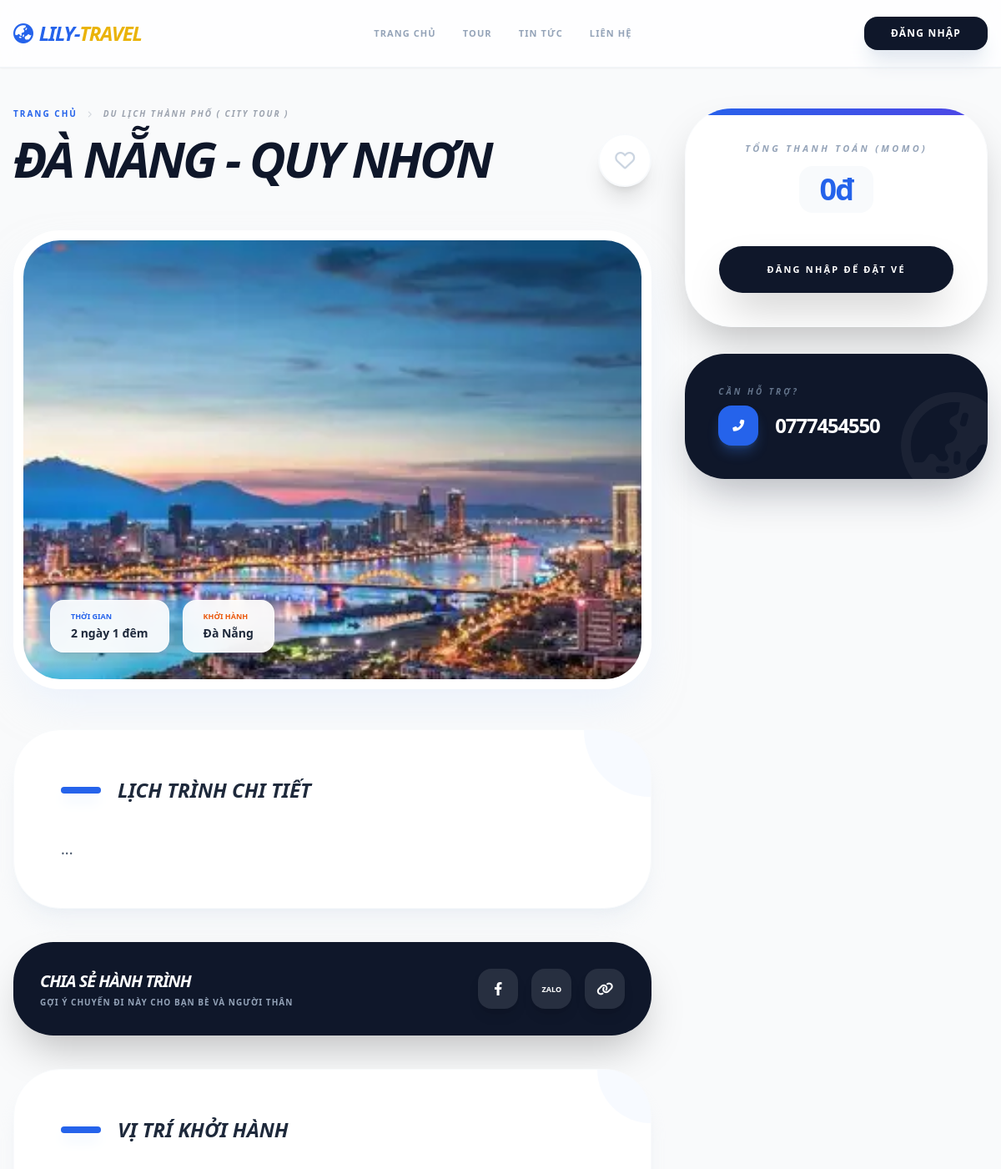
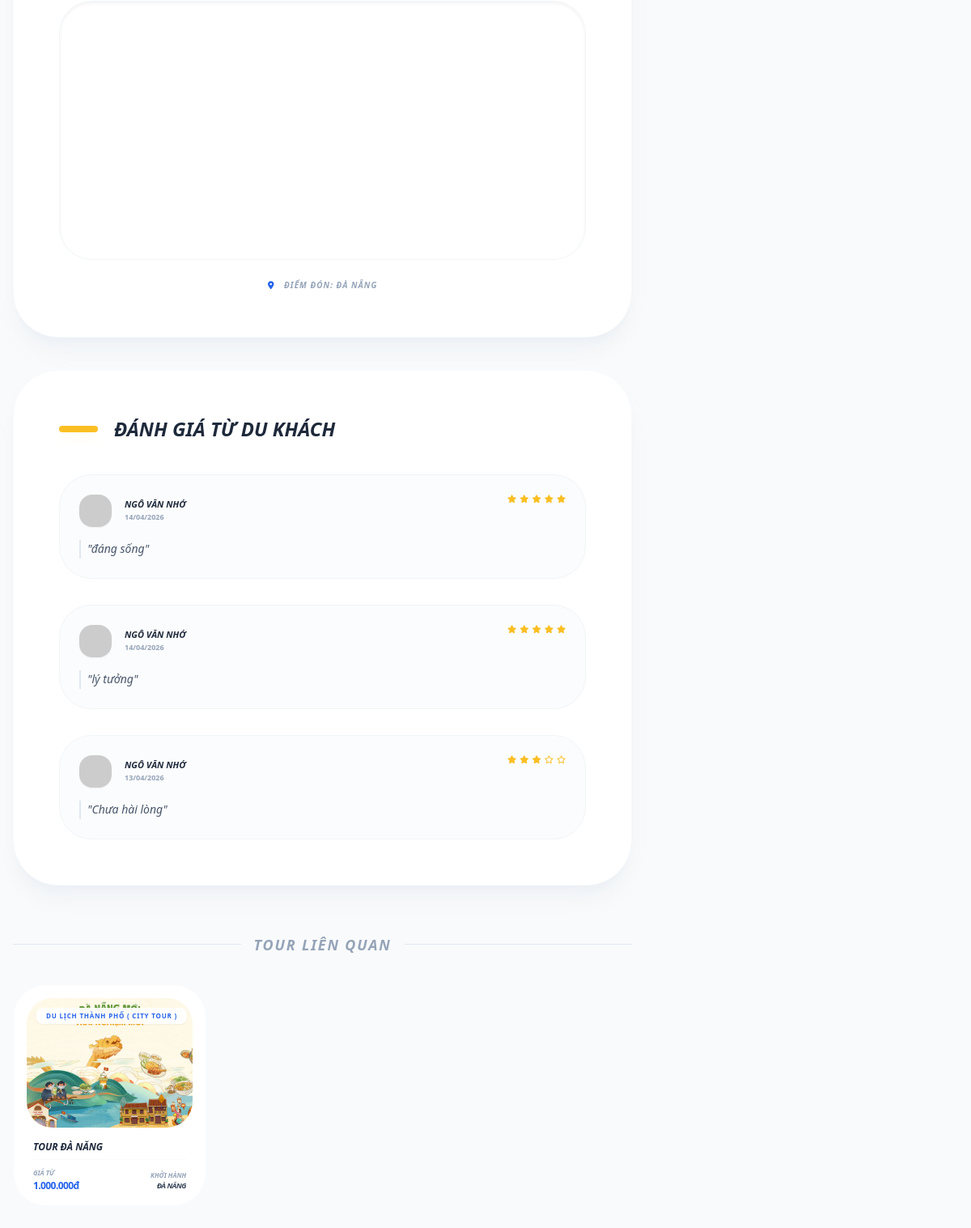
Screenshot of /tour-detail.php?id=8 with the database file from the repository (2 pictures, top to bottom).
### tables this page shows
CREATE TABLE `tours` (
  `id` int(11) NOT NULL,
  `category_id` int(11) DEFAULT NULL,
  `title` varchar(255) NOT NULL,
  `slug` varchar(255) NOT NULL,
  `description` text DEFAULT NULL,
  `content` longtext DEFAULT NULL,
  `image` varchar(255) DEFAULT NULL,
  `price_base` decimal(15,2) NOT NULL,
  `price_child` decimal(15,2) DEFAULT 0.00,
  `price_infant` decimal(15,2) DEFAULT 0.00,
  `departure_dates` text DEFAULT NULL,
  `max_people` int(11) DEFAULT 0,
  `departure_location` varchar(255) DEFAULT NULL,
  `departure_date` date DEFAULT NULL,
  `max_participants` int(11) DEFAULT 20,
  `current_participants` int(11) DEFAULT 0,
  `duration` varchar(100) DEFAULT NULL,
  `status` tinyint(1) DEFAULT 1,
  `created_at` timestamp NOT NULL DEFAULT current_timestamp(),
  `discount_code` varchar(50) DEFAULT NULL,
  `discount_percent` int(11) DEFAULT 0
);

CREATE TABLE `categories` (
  `id` int(11) NOT NULL,
  `name` varchar(100) NOT NULL,
  `slug` varchar(100) NOT NULL
);

CREATE TABLE `reviews` (
  `id` int(11) NOT NULL,
  `booking_id` int(11) NOT NULL,
  `tour_id` int(11) NOT NULL,
  `user_id` int(11) NOT NULL,
  `rating` int(11) NOT NULL,
  `comment` text DEFAULT NULL,
  `created_at` timestamp NOT NULL DEFAULT current_timestamp()
);

CREATE TABLE `users` (
  `id` int(11) NOT NULL,
  `username` varchar(50) NOT NULL,
  `password` varchar(255) NOT NULL,
  `fullname` varchar(100) DEFAULT NULL,
  `email` varchar(100) DEFAULT NULL,
  `phone` varchar(20) DEFAULT NULL,
  `role` enum('admin','user') DEFAULT 'user',
  `created_at` timestamp NOT NULL DEFAULT current_timestamp(),
  `loyalty_points` int(11) DEFAULT 0,
  `rank_id` int(11) DEFAULT 1,
  `avatar` varchar(255) DEFAULT NULL
);

### tour-detail.php (the view, shortened to what the rows shown need)
<?php
require_once 'config.php';
include 'header.php';
$id = isset($_GET['id']) ? (int)$_GET['id'] : 0;
$stmt = $pdo->prepare("SELECT t.*, c.name as cat_name,
                      (SELECT GROUP_CONCAT(image_path) FROM tour_images WHERE tour_id = t.id) as extra_images
                      FROM tours t
                      LEFT JOIN categories c ON t.category_id = c.id
                      WHERE t.id = ? AND t.status = 1");
$stmt->execute([$id]);
$tour = $stmt->fetch();
$is_wishlisted = false;
?>
<?php
$stmt_reviews = $pdo->prepare("SELECT r.*, u.fullname FROM reviews r JOIN users u ON r.user_id = u.id WHERE r.tour_id = ? ORDER BY r.created_at DESC");
$stmt_reviews->execute([$id]);
$reviews = $stmt_reviews->fetchAll();
$stmt_related = $pdo->prepare("
    SELECT t.*, c.name as cat_name
    FROM tours t
    LEFT JOIN categories c ON t.category_id = c.id
    WHERE t.category_id = ? AND t.id != ? AND t.status = 1
    ORDER BY RAND() LIMIT 3");
$stmt_related->execute([$tour['category_id'], $id]);
$related_tours = $stmt_related->fetchAll();
?>
<div class="bg-gray-50 min-h-screen">
    <div class="max-w-7xl mx-auto px-4 py-12">
        <div class="grid grid-cols-1 lg:grid-cols-12 gap-10">
            <div class="lg:col-span-8">
                <div class="mb-8">
                    <nav class="flex text-[10px] font-black uppercase tracking-[0.2em] text-blue-600 mb-4 items-center">
                        <a href="index.php" class="hover:opacity-70 transition">Trang chủ</a>
                        <i class="fas fa-chevron-right mx-3 text-[8px] text-gray-300"></i>
                        <span class="text-gray-400 italic"><?= $tour['cat_name'] ?></span>
                    </nav>
                    <div class="flex flex-col md:flex-row md:items-start justify-between gap-6">
                        <h1 class="text-4xl md:text-6xl font-black-italic text-slate-900 leading-[1.1] uppercase tracking-tighter mb-6 flex-1">
                            <?= htmlspecialchars($tour['title']) ?>
                        </h1>
                        <button onclick="toggleWishlist(<?= $id ?>)" id="wishlist-btn"
                                class="w-16 h-16 rounded-[2rem] flex items-center justify-center transition-all shadow-xl group <?= $is_wishlisted ? 'bg-red-50 text-red-500 border-2 border-red-100' : 'bg-white text-slate-300 border-2 border-slate-50 hover:text-red-400' ?>">
                            <i class="fa<?= $is_wishlisted ? 's' : 'r' ?> fa-heart text-2xl group-active:scale-125 transition-transform"></i>
                        </button>
                    </div>
                </div>
            <div class="rounded-[3.5rem] overflow-hidden shadow-2xl shadow-blue-100/50 mb-12 border-[12px] border-white relative group tour-card-slider h-[550px]">
                <div class="flex h-full transition-transform duration-700 ease-in-out tour-track" style="transform: translateX(0%);">
                    <?php
                        $all_imgs = [$tour['image'] ?: 'default-tour.jpg'];
                        foreach($all_imgs as $img_path):
                    ?>
                        <img src="assets/uploads/<?= trim($img_path) ?>"
                             class="w-full h-full object-cover flex-shrink-0">
                    <?php endforeach; ?>
                </div>
                    <div class="absolute bottom-8 left-8 flex gap-4">
                        <div class="bg-white/90 backdrop-blur-md px-6 py-3 rounded-2xl shadow-xl border border-white/50">
                            <p class="text-[9px] font-black text-blue-600 uppercase mb-1">Thời gian</p>
                            <p class="text-sm font-bold text-slate-800"><?= $tour['duration'] ?></p>
                        </div>
                        <div class="bg-white/90 backdrop-blur-md px-6 py-3 rounded-2xl shadow-xl border border-white/50">
                            <p class="text-[9px] font-black text-orange-600 uppercase mb-1">Khởi hành</p>
                            <p class="text-sm font-bold text-slate-800"><?= $tour['departure_location'] ?></p>
                        </div>
                    </div>
                </div>
                <div class="bg-white p-10 md:p-14 rounded-[3.5rem] shadow-xl shadow-slate-200/40 border border-slate-50 relative overflow-hidden">
                    <div class="tour-content-scroll prose prose-slate max-w-none text-slate-600 leading-relaxed font-medium text-lg relative z-10">
                        <?= $tour['content'] ?>
                    </div>
                </div>
                <div class="mt-10 bg-white p-10 md:p-14 rounded-[3.5rem] shadow-xl shadow-slate-200/40 border border-slate-50 overflow-hidden relative">
                    <div class="absolute top-0 right-0 w-32 h-32 bg-blue-50/50 rounded-full -mr-16 -mt-16"></div>
                    <h3 class="text-2xl font-black-italic uppercase text-slate-800 mb-8 flex items-center relative z-10">
                        <span class="w-12 h-2 bg-blue-600 rounded-full mr-5 shadow-lg shadow-blue-200"></span>
                        Vị trí khởi hành
                    </h3>
                    <div class="rounded-[2.5rem] overflow-hidden h-80 shadow-inner border border-slate-100 relative group z-10">
                        <iframe
                            class="w-full h-full grayscale group-hover:grayscale-0 transition-all duration-700"
                            frameborder="0"
                            scrolling="no"
                            marginheight="0"
                            marginwidth="0"
                            src="https://maps.google.com/maps?q=<?= urlencode($tour['departure_location']) ?>&t=&z=15&ie=UTF8&iwloc=&output=embed">
                        </iframe>
                    </div>
                    <p class="mt-6 text-[10px] font-black text-slate-400 uppercase italic tracking-widest text-center">
                        <i class="fas fa-map-marker-alt mr-2 text-blue-600"></i> Điểm đón: <?= htmlspecialchars($tour['departure_location']) ?>
                    </p>
                </div>
                <div class="mt-10 bg-white p-10 md:p-14 rounded-[3.5rem] shadow-xl shadow-slate-200/40 border border-slate-50">
                    <div class="space-y-8">
                        <?php foreach($reviews as $rev): ?>
                            <div class="p-6 bg-slate-50/50 rounded-[2.5rem] border border-slate-100">
                                <div class="flex justify-between items-start mb-4">
                                    <div class="flex items-center gap-4">
                                        <img src="https://ui-avatars.com/api/?name=<?= urlencode($rev['fullname']) ?>&background=random" class="w-10 h-10 rounded-2xl shadow-sm">
                                        <div>
                                            <p class="text-[11px] font-black text-slate-800 uppercase italic leading-none mb-1"><?= htmlspecialchars($rev['fullname']) ?></p>
                                            <p class="text-[9px] font-bold text-slate-400 uppercase"><?= date('d/m/Y', strtotime($rev['created_at'])) ?></p>
                                        </div>
                                    </div>
                                    <div class="flex text-amber-400 gap-1">
                                        <?php for($i=1; $i<=5; $i++): ?>
                                            <i class="<?= $i <= $rev['rating'] ? 'fas' : 'far' ?> fa-star text-[10px]"></i>
                                        <?php endfor; ?>
                                    </div>
                                </div>
                                <p class="text-sm font-medium text-slate-600 italic leading-relaxed pl-2 border-l-2 border-slate-200">
                                    "<?= htmlspecialchars($rev['comment']) ?>"
                                </p>
                            </div>
                        <?php endforeach; ?>
                    </div>
                </div>
                <?php if (!empty($related_tours)): ?>
                <div class="mt-16">
                    <div class="grid grid-cols-1 md:grid-cols-3 gap-6">
                        <?php foreach($related_tours as $rt): ?>
                        <a href="tour-detail.php?id=<?= $rt['id'] ?>" class="bg-white p-4 rounded-[2.5rem] border border-slate-50 hover:shadow-xl transition-all group flex flex-col">
                            <div class="relative h-40 rounded-[2rem] overflow-hidden mb-4">
                                <img src="assets/uploads/<?= $rt['image'] ?: 'default-tour.jpg' ?>" class="w-full h-full object-cover group-hover:scale-110 transition-transform duration-700">
                                <div class="absolute top-3 left-3 bg-white/90 backdrop-blur px-3 py-1 rounded-lg text-[8px] font-black text-blue-600 uppercase tracking-widest shadow-sm">
                                    <?= $rt['cat_name'] ?>
                                </div>
                            </div>
                            <div class="px-2 flex-1">
                                <h4 class="text-xs font-black text-slate-800 uppercase italic leading-tight mb-2 line-clamp-2 group-hover:text-blue-600 transition-colors">
                                    <?= htmlspecialchars($rt['title']) ?>
                                </h4>
                                <div class="flex items-center justify-between mt-auto pt-3 border-t border-slate-50">
                                    <div>
                                        <p class="text-[8px] font-bold text-slate-400 uppercase italic leading-none mb-1">Giá từ</p>
                                        <p class="text-xs font-black text-blue-600 tracking-tighter"><?= number_format($rt['price_base'], 0, ',', '.') ?>đ</p>
                                    </div>
                                    <div class="text-right">
                                        <p class="text-[8px] font-bold text-slate-400 uppercase italic leading-none mb-1">Khởi hành</p>
                                        <p class="text-[9px] font-black text-slate-700 uppercase tracking-tighter italic leading-none truncate max-w-[80px]"><?= $rt['departure_location'] ?></p>
                                    </div>
                                </div>
                            </div>
                        </a>
                        <?php endforeach; ?>
                    </div>
                </div>
                <?php endif; ?>
            </div>
        </div>
    </div>
</div>
<?php include 'footer.php'; ?>

### rows the page displays
tours: category.name "DU LỊCH THÀNH PHỐ ( CITY TOUR )", title "ĐÀ NẴNG - QUY NHƠN", image (picture), duration "2 ngày 1 đêm", departure_location "Đà Nẵng", content "...", departure_location "ĐÀ NẴNG"
reviews: user.fullname "NGÔ VĂN NHỚ", created_at "14/04/2026", rating 5 (drawn), comment "đáng sống"
reviews: user.fullname "NGÔ VĂN NHỚ", created_at "14/04/2026", rating 5 (drawn), comment "lý tưởng"
reviews: user.fullname "NGÔ VĂN NHỚ", created_at "13/04/2026", rating 3 (drawn), comment "Chưa hài lòng"
tours: image (picture), category.name "DU LỊCH THÀNH PHỐ ( CITY TOUR )", title "TOUR ĐÀ NẴNG", price_base "1.000.000", departure_location "ĐÀ NẴNG"
